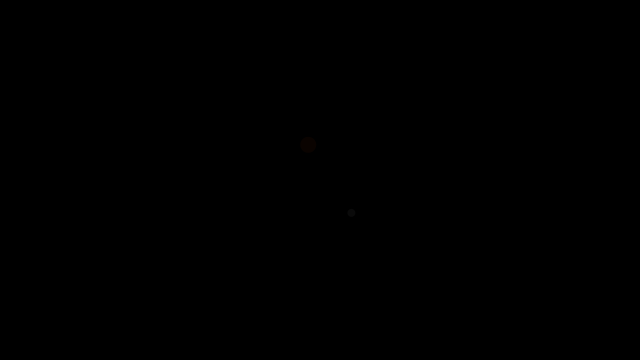
Frame 1 (no input)
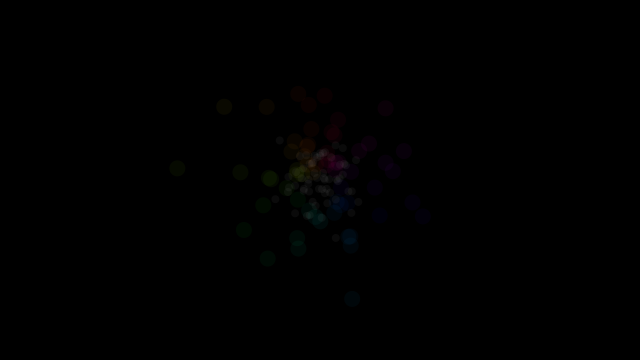
Frame 60 (the mouse pressed at the canvas centre just before this capture)
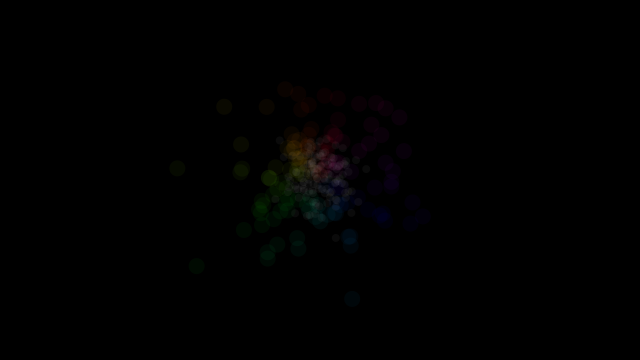
Frame 120 (the mouse held since frame 60 and released just before this capture)

The Processing sketch that drew these frames (run headless with seeded random() and noise(); from frame 60 on, the mouse is pressed at the canvas centre):

// Processing sketch: GaussianColorPalette
// ── GaussianColorPalette.pde
import java.util.Random;

Random generator;

void setup(){
  size(640, 360);
  generator = new Random();
  background(0);
  colorMode(HSB, 360, 100, 100);
}

void draw(){
  float mean_x = 320.0;
  float mean_y = 180.0;
  float sd = 40.0;
  float filter_sd = 20.0;
  float x = (float)generator.nextGaussian() * sd + mean_x;
  float y = (float)generator.nextGaussian() * sd + mean_y;
  float filter_x = (float)generator.nextGaussian() * filter_sd + mean_x;
  float filter_y = (float)generator.nextGaussian() * filter_sd + mean_y;
  
  noStroke();
//  fill(degrees(atan2(x - mean_x, y - mean_y) + PI), (sqrt((x - mean_x) * (x - mean_x) + (y - mean_y) * (y - mean_y))), 100, 100);
  fill(degrees(atan2(x - mean_x, y - mean_y) + PI), 100, 100, 10);
  ellipse(x, y, 16, 16);
  fill(0, 0, 100, 10);
  ellipse(filter_x, filter_y, 8, 8);
}
